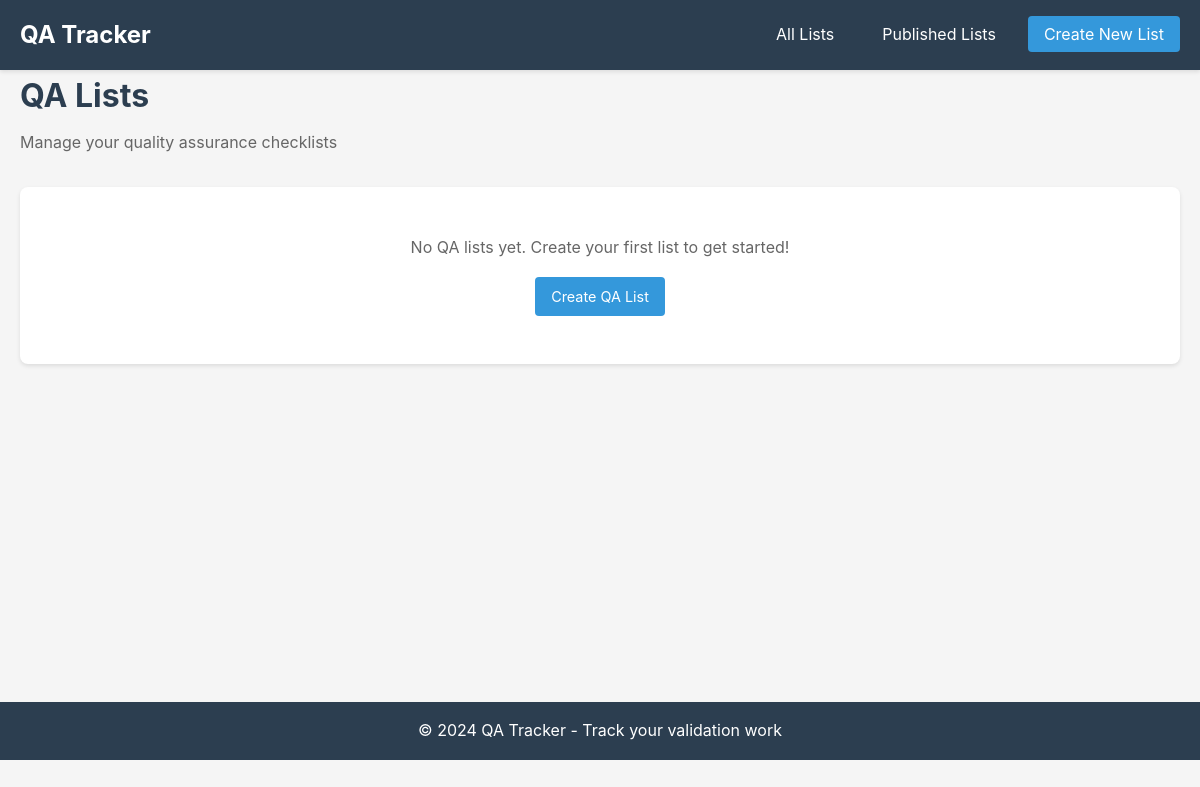
The app's page /, older data.
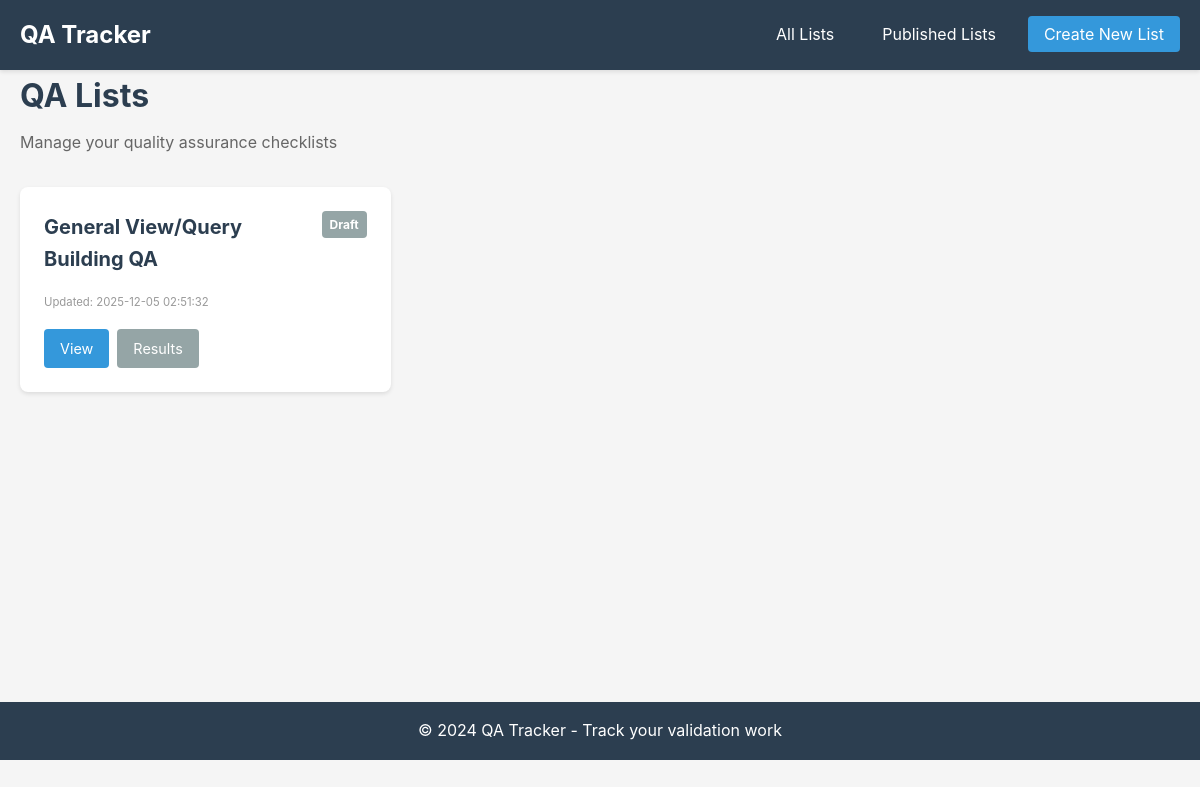
The same page, newer data.
### models.py (models this page shows)
class QAListModel(Base):
    __tablename__ = 'qa_lists'
    id = Column(Integer, primary_key=True, autoincrement=True)
    name = Column(String(255), nullable=False)
    description = Column(Text)
    created_at = Column(DateTime, default=func.now())
    updated_at = Column(DateTime, default=func.now(), onupdate=func.now())
    is_published = Column(Boolean, default=False)
    items = relationship("QAItemModel", back_populates="list", cascade="all, delete-orphan")
    validations = relationship("QAValidationModel", back_populates="list", cascade="all, delete-orphan")
    sessions = relationship("QASessionModel", back_populates="list", cascade="all, delete-orphan")

### app.py (the view)
@app.route('/')
def index():
    lists = qa_list_model.get_all()
    return render_template('index.html', lists=lists)

### models.py (called while the page is built)
    def get_session(self):
        return Session()

### templates/index.html (shortened to what this page needs)
{% extends "base.html" %}
{% block content %}
<div class="page-header">
    <h1>QA Lists</h1>
    <p>Manage your quality assurance checklists</p>
</div>
{% if lists %}
    <div class="list-grid">
        {% for list in lists %}
        <div class="list-card">
            <div class="list-card-header">
                <h3>{{ list.name }}</h3>
                {% if list.is_published %}
                    <span class="badge badge-success">Published</span>
                {% else %}
                    <span class="badge badge-secondary">Draft</span>
                {% endif %}
            </div>
            <div class="list-meta">
                <small>Updated: {{ list.updated_at }}</small>
            </div>
            <div class="list-actions">
                <a href="{{ url_for('view_list', list_id=list.id) }}" class="btn btn-primary">View</a>
                <a href="{{ url_for('view_results', list_id=list.id) }}" class="btn btn-secondary">Results</a>
            </div>
        </div>
        {% endfor %}
    </div>
{% else %}
    <div class="empty-state">
        <p>No QA lists yet. Create your first list to get started!</p>
        <a href="{{ url_for('create_list') }}" class="btn btn-primary">Create QA List</a>
    </div>
{% endif %}
{% endblock %}

### templates/base.html (shortened to what this page needs)
<!DOCTYPE html>
<html lang="en">
<head>
    <link rel="stylesheet" href="{{ url_for('static', filename='css/style.css') }}">
</head>
<body>
    <nav class="navbar">
        <div class="container">
            <a href="{{ url_for('index') }}" class="brand">QA Tracker</a>
            <ul class="nav-links">
                <li><a href="{{ url_for('index') }}">All Lists</a></li>
                <li><a href="{{ url_for('published_lists') }}">Published Lists</a></li>
                <li><a href="{{ url_for('create_list') }}" class="btn-primary">Create New List</a></li>
            </ul>
        </div>
    </nav>
    <main class="container">
        {% block content %}{% endblock %}
    </main>
    <footer>
        <div class="container">
            <p>&copy; 2024 QA Tracker - Track your validation work</p>
        </div>
    </footer>
</body>
</html>

### static/css/style.css (style rules this page uses)
* { margin: 0; padding: 0; box-sizing: border-box; }
body { font-family: -apple-system, BlinkMacSystemFont, 'Segoe UI', Roboto, Oxygen, Ubuntu, Cantarell, sans-serif; line-height: 1.6; color: #333; background-color: #f5f5f5; }
.container { max-width: 1200px; margin: 0 auto; padding: 0 20px; }
.navbar { background-color: #2c3e50; color: white; padding: 1rem 0; box-shadow: 0 2px 4px rgba(0,0,0,0.1); }
.navbar .container { display: flex; justify-content: space-between; align-items: center; }
.navbar .brand { font-size: 1.5rem; font-weight: bold; color: white; text-decoration: none; }
.nav-links { display: flex; list-style: none; gap: 1rem; align-items: center; }
.nav-links a { color: white; text-decoration: none; padding: 0.5rem 1rem; border-radius: 4px; transition: background-color 0.3s; }
main { padding: 2rem 0; min-height: calc(100vh - 200px); }
.page-header { margin-bottom: 2rem; }
.page-header h1 { font-size: 2rem; margin-bottom: 0.5rem; color: #2c3e50; }
.page-header p { color: #666; }
.btn { display: inline-block; padding: 0.5rem 1rem; border: none; border-radius: 4px; cursor: pointer; text-decoration: none; font-size: 0.9rem; transition: all 0.3s; }
.btn-primary { background-color: #3498db; color: white; }
.btn-secondary { background-color: #95a5a6; color: white; }
.badge { display: inline-block; padding: 0.25rem 0.5rem; border-radius: 4px; font-size: 0.75rem; font-weight: bold; }
.badge-secondary { background-color: #95a5a6; color: white; }
.list-grid { display: grid; grid-template-columns: repeat(auto-fill, minmax(300px, 1fr)); gap: 1.5rem; }
.list-card { background: white; border-radius: 8px; padding: 1.5rem; box-shadow: 0 2px 4px rgba(0,0,0,0.1); transition: transform 0.3s, box-shadow 0.3s; }
.list-card-header { display: flex; justify-content: space-between; align-items: start; margin-bottom: 1rem; }
.list-card-header h3 { font-size: 1.25rem; color: #2c3e50; margin-right: 0.5rem; }
.list-meta { color: #999; font-size: 0.85rem; margin-bottom: 1rem; }
.list-actions { display: flex; gap: 0.5rem; flex-wrap: wrap; }
footer { background-color: #2c3e50; color: white; text-align: center; padding: 1rem 0; margin-top: 2rem; }

Row changes from the older to the newer data that the page shows:
added QAListModel: name "General View/Query Building QA", updated_at "2025-12-05 02:51:32"
Text that changed along with them:
text no longer shown: "No QA lists yet. Create your first list to get started! Create QA List"
